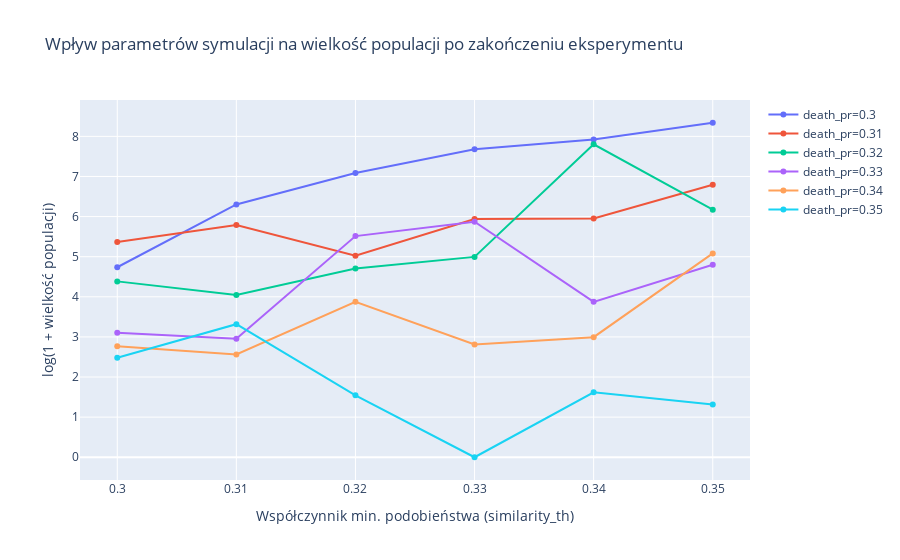

This figure's notebook cell:
### Code cell
Plots.line(results, similarity_th, death_pr, "death_pr", True, labels).show()

### Figure 1 — Plotly figure (JSON) as saved in the notebook; plotly's stock layout.template omitted (floating-point values rounded to 4 significant figures)
{"data": [{"name": "death_pr=0.3", "type": "scatter", "x": [0.3, 0.31, 0.32, 0.33, 0.34, 0.35], "y": [4.737, 6.302, 7.085, 7.678, 7.921, 8.339]}, {"name": "death_pr=0.31", "type": "scatter", "x": [0.3, 0.31, 0.32, 0.33, 0.34, 0.35], "y": [5.368, 5.791, 5.022, 5.94, 5.953, 6.795]}, {"name": "death_pr=0.32", "type": "scatter", "x": [0.3, 0.31, 0.32, 0.33, 0.34, 0.35], "y": [4.385, 4.047, 4.704, 4.995, 7.803, 6.17]}, {"name": "death_pr=0.33", "type": "scatter", "x": [0.3, 0.31, 0.32, 0.33, 0.34, 0.35], "y": [3.105, 2.957, 5.513, 5.87, 3.874, 4.8]}, {"name": "death_pr=0.34", "type": "scatter", "x": [0.3, 0.31, 0.32, 0.33, 0.34, 0.35], "y": [2.768, 2.562, 3.877, 2.812, 2.994, 5.082]}, {"name": "death_pr=0.35", "type": "scatter", "x": [0.3, 0.31, 0.32, 0.33, 0.34, 0.35], "y": [2.482, 3.318, 1.543, 0, 1.617, 1.314]}], "layout": {"title": {"text": "Wpływ parametrów symulacji na wielkość populacji po zakończeniu eksperymentu"}, "xaxis": {"title": {"text": "Współczynnik min. podobieństwa (similarity_th)"}}, "yaxis": {"title": {"text": "log(1 + wielkość populacji)"}}}}
